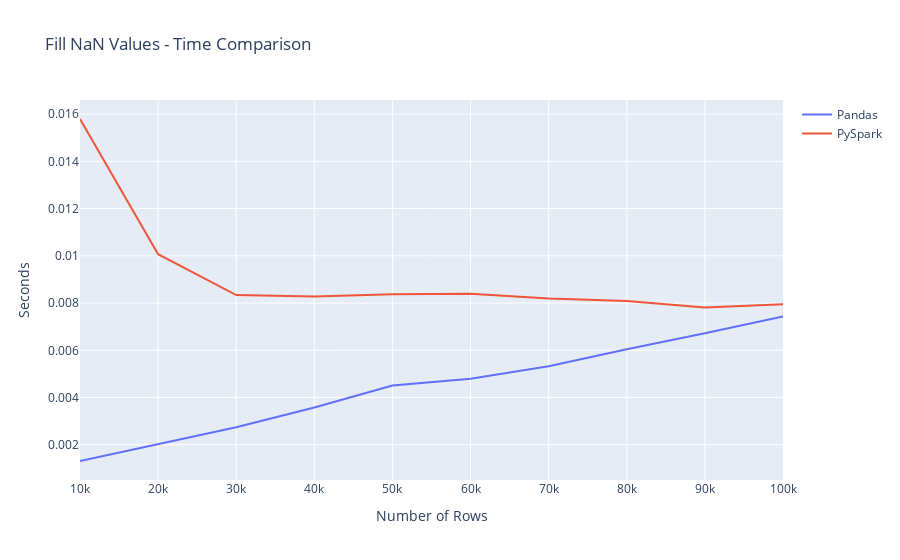
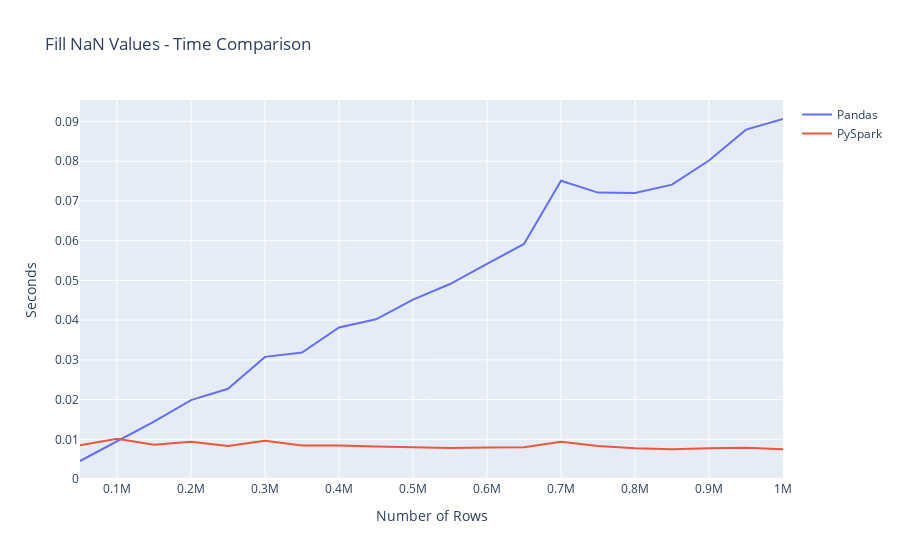

Notebook code for these charts, in order:
### Code cell
small_fillna = utils.plot_statistic("Fill NaN Values", time_statistics_small, "fill_na")
small_fillna.show()

large_fillna = utils.plot_statistic("Fill NaN Values", time_statistics_large, "fill_na")
large_fillna.show()

### Figure 1 — Plotly figure (JSON) as saved in the notebook; plotly's stock layout.template omitted (floating-point values rounded to 4 significant figures)
{"data": [{"hovertemplate": "Rows: %{x}<br>Seconds: %{y}", "mode": "lines", "name": "Pandas", "type": "scatter", "x": [10000, 20000, 30000, 40000, 50000, 60000, 70000, 80000, 90000, 100000], "y": [0.001314, 0.002032, 0.002739, 0.003582, 0.004511, 0.004791, 0.005323, 0.006048, 0.006718, 0.007426]}, {"hovertemplate": "Rows: %{x}<br>Seconds: %{y}", "mode": "lines", "name": "PySpark", "type": "scatter", "x": [10000, 20000, 30000, 40000, 50000, 60000, 70000, 80000, 90000, 100000], "y": [0.01579, 0.01007, 0.008338, 0.008273, 0.008376, 0.008389, 0.008196, 0.008092, 0.007809, 0.007947]}], "layout": {"title": {"text": "Fill NaN Values - Time Comparison"}, "xaxis": {"title": {"text": "Number of Rows"}}, "yaxis": {"title": {"text": "Seconds"}}}}

### Figure 2 — Plotly figure (JSON) as saved in the notebook; plotly's stock layout.template omitted (floating-point values rounded to 4 significant figures)
{"data": [{"hovertemplate": "Rows: %{x}<br>Seconds: %{y}", "mode": "lines", "name": "Pandas", "type": "scatter", "x": [50000, 100000, 150000, 200000, 250000, 300000, 350000, 400000, 450000, 500000, 550000, 600000, 650000, 700000, 750000, 800000, 850000, 900000, 950000, 1000000], "y": [0.004547, 0.009548, 0.01447, 0.01987, 0.02273, 0.03075, 0.03185, 0.03814, 0.04021, 0.04515, 0.04909, 0.05415, 0.05918, 0.07506, 0.0721, 0.07198, 0.0741, 0.08017, 0.08794, 0.09062]}, {"hovertemplate": "Rows: %{x}<br>Seconds: %{y}", "mode": "lines", "name": "PySpark", "type": "scatter", "x": [50000, 100000, 150000, 200000, 250000, 300000, 350000, 400000, 450000, 500000, 550000, 600000, 650000, 700000, 750000, 800000, 850000, 900000, 950000, 1000000], "y": [0.008496, 0.01017, 0.008615, 0.009369, 0.008323, 0.009649, 0.008439, 0.008434, 0.008189, 0.007934, 0.007806, 0.007946, 0.007979, 0.009386, 0.008315, 0.007758, 0.007492, 0.007779, 0.007861, 0.007519]}], "layout": {"title": {"text": "Fill NaN Values - Time Comparison"}, "xaxis": {"title": {"text": "Number of Rows"}}, "yaxis": {"title": {"text": "Seconds"}}}}
